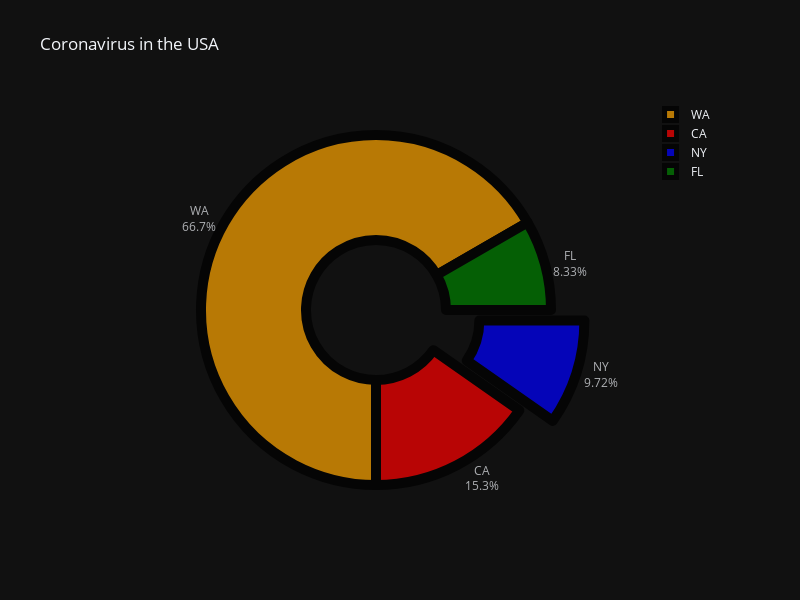

This figure's notebook cell:
### Code cell
pie_chart = px.pie(
        data_frame=df,
        values='death',
        names='state',
        color='state',                      #differentiate markers (discrete) by color
        color_discrete_sequence=["red","green","blue","orange"],     #set marker colors
#         color_discrete_map={"WA":"yellow","CA":"red","NY":"black","FL":"brown"},
        hover_name='negative',              #values appear in bold in the hover tooltip
        # hover_data=['positive'],            #values appear as extra data in the hover tooltip
        # custom_data=['total'],              #values are extra data to be used in Dash callbacks
        labels={"state":"the State"},       #map the labels
        title='Coronavirus in the USA',     #figure title
        template='plotly_dark',            #'ggplot2', 'seaborn', 'simple_white', 'plotly',
                                            #'plotly_white', 'plotly_dark', 'presentation',
                                            #'xgridoff', 'ygridoff', 'gridon', 'none'
        width=800,                          #figure width in pixels
        height=600,                         #figure height in pixels
        hole=0.4,                           #represents the hole in middle of pie
        )


pie_chart.update_traces(textposition='outside', textinfo='percent+label',
                        marker=dict(line=dict(color='#000000', width=10)),
                        pull=[0, 0, 0.2, 0], opacity=0.7, rotation=180)




pio.show(pie_chart)

### Figure 1 — Plotly figure (JSON) as saved in the notebook; plotly's stock layout.template omitted (floating-point values rounded to 4 significant figures)
{"data": [{"customdata": [["CA"], ["FL"], ["NY"], ["WA"]], "domain": {"x": [0, 1], "y": [0, 1]}, "hole": 0.4, "hovertemplate": "<b>%{hovertext}</b><br><br>the State=%{customdata[0]}<br>death=%{value}<extra></extra>", "hovertext": [7981, 940, 5506, 11582], "labels": ["CA", "FL", "NY", "WA"], "legendgroup": "", "marker": {"colors": ["red", "green", "blue", "orange"], "line": {"color": "#000000", "width": 10}}, "name": "", "opacity": 0.7, "pull": [0, 0, 0.2, 0], "rotation": 180, "showlegend": true, "textinfo": "percent+label", "textposition": "outside", "type": "pie", "values": [11, 6, 7, 48]}], "layout": {"height": 600, "legend": {"tracegroupgap": 0}, "piecolorway": ["red", "green", "blue", "orange"], "title": {"text": "Coronavirus in the USA"}, "width": 800}}
